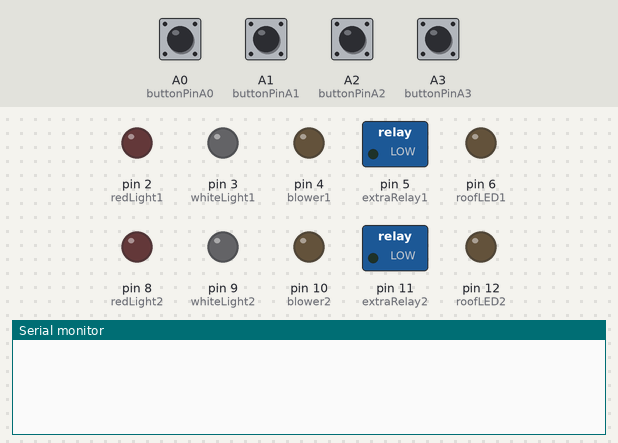
The sketch below on a simulated Arduino Leonardo, built with avr-gcc and run on an emulated ATmega32U4. Parts: switched loads named in the sketch (green lamp = pin HIGH), output pins drawn as LEDs (lit = HIGH), the last lines printed to the serial monitor. Inputs (shaded band) come from the test bench; at power-on: A0 (buttonPinA0), A1 (buttonPinA1), A2 (buttonPinA2), A3 (buttonPinA3) HIGH.

Above: at 1.2 s.
1.3 s: A0 (buttonPinA0) pulled LOW for 0.15 s
At 1.48 s:
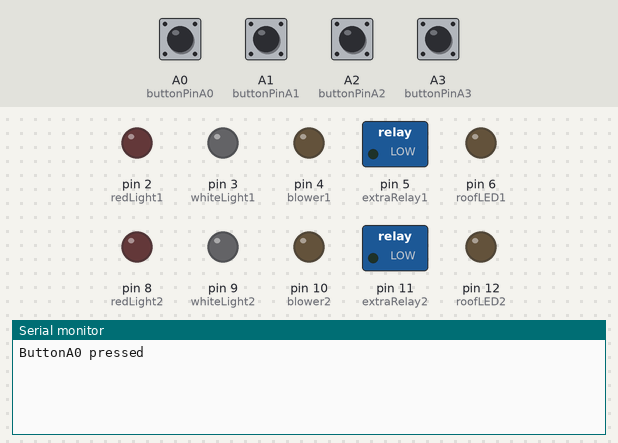
At 2.6 s:
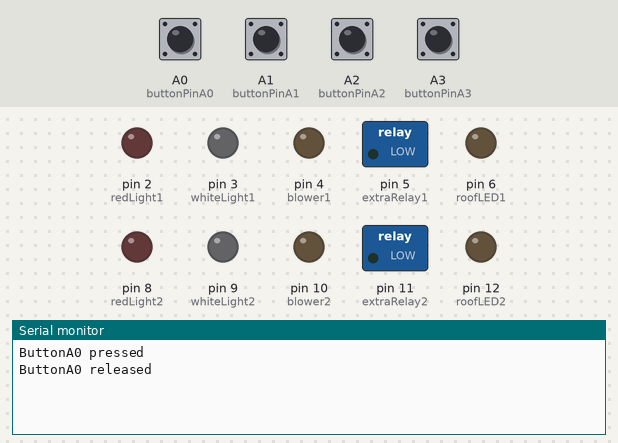

Measured:
- after the input at 1.3 s, the serial monitor: prints a new line after 0.05 s (image 1)

The sketch:

ArenaControlDougStylewithbuttons.ino
```cpp
#include <Keyboard.h>  // You can remove this if you don't use keyboard functions anymore

// === DEFINE YOUR RELAY OUTPUT PINS ===
// Arena 1 pin definitions
const int redLight1     = 2;
const int whiteLight1   = 3;
const int blower1       = 4;
const int extraRelay1   = 5; // Not Connected
const int roofLED1      = 6;
const int cameraPower1  = 7; // Not Connected

// Arena 2 pin definitions
const int redLight2     = 8;
const int whiteLight2   = 9;
const int blower2       = 10;
const int extraRelay2   = 11; // Not Connected
const int roofLED2      = 12;
const int cameraPower2  = 13; // Not Connected

// === BUTTON PINS ===
const int buttonPinA2 = A2;
const int buttonPinA3 = A3;
const int buttonPinA0 = A0;
const int buttonPinA1 = A1;

// Debounce timing
const unsigned long debounceDelay = 50; // milliseconds

// Variables to store previous button states and debounce info
bool prevStateA2 = HIGH;
bool prevStateA3 = HIGH;
bool prevStateA0 = HIGH;
bool prevStateA1 = HIGH;

bool lastButtonStateA2 = HIGH;
bool lastButtonStateA3 = HIGH;
bool lastButtonStateA0 = HIGH;
bool lastButtonStateA1 = HIGH;

unsigned long lastDebounceTimeA2 = 0;
unsigned long lastDebounceTimeA3 = 0;
unsigned long lastDebounceTimeA0 = 0;
unsigned long lastDebounceTimeA1 = 0;

void setup() {
  Serial.begin(9600);

  // Set relay pins as outputs
  pinMode(redLight1, OUTPUT);
  pinMode(redLight2, OUTPUT);
  pinMode(whiteLight1, OUTPUT);
  pinMode(whiteLight2, OUTPUT);
  pinMode(blower1, OUTPUT);
  pinMode(blower2, OUTPUT);
  pinMode(extraRelay1, OUTPUT);
  pinMode(extraRelay2, OUTPUT);
  pinMode(roofLED1, OUTPUT);
  pinMode(roofLED2, OUTPUT);
  pinMode(cameraPower1, OUTPUT);
  pinMode(cameraPower2, OUTPUT);

  // Set button pins as input with pull-up
  pinMode(buttonPinA2, INPUT_PULLUP);
  pinMode(buttonPinA3, INPUT_PULLUP);
  pinMode(buttonPinA0, INPUT_PULLUP);
  pinMode(buttonPinA1, INPUT_PULLUP);

  // If you still want Keyboard features remove this line or comment it out
  // Keyboard.begin();
}

void loop() {
  // === SERIAL COMMAND HANDLING ===
  if (Serial.available()) {
    String input = Serial.readStringUntil('\n');
    input.trim();

    if (input.length() < 2) return;

    char arena = input.charAt(0);
    char cmd   = input.charAt(1);

    bool isArena1 = (arena == '1');
    bool isArena2 = (arena == '2');

    int pin = -1;

    switch (cmd) {
      case 'R': pin = isArena1 ? redLight1     : redLight2;     digitalWrite(pin, LOW); break;
      case 'r': pin = isArena1 ? redLight1     : redLight2;     digitalWrite(pin, HIGH); break;
      case 'W': pin = isArena1 ? whiteLight1   : whiteLight2;   digitalWrite(pin, LOW); break;
      case 'w': pin = isArena1 ? whiteLight1   : whiteLight2;   digitalWrite(pin, HIGH); break;
      case 'B': pin = isArena1 ? blower1       : blower2;       digitalWrite(pin, LOW); break;
      case 'b': pin = isArena1 ? blower1       : blower2;       digitalWrite(pin, HIGH); break;
      case 'E': pin = isArena1 ? extraRelay1   : extraRelay2;   digitalWrite(pin, LOW); break;
      case 'e': pin = isArena1 ? extraRelay1   : extraRelay2;   digitalWrite(pin, HIGH); break;
      case 'L': pin = isArena1 ? roofLED1      : roofLED2;      digitalWrite(pin, LOW); break;
      case 'l': pin = isArena1 ? roofLED1      : roofLED2;      digitalWrite(pin, HIGH); break;
      case 'C': pin = isArena1 ? cameraPower1  : cameraPower2;  digitalWrite(pin, LOW); break;
      case 'c': pin = isArena1 ? cameraPower1  : cameraPower2;  digitalWrite(pin, HIGH); break;
    }

    Serial.print("command successful: ");
    Serial.println(input);
  }

  // === BUTTON CHECKING with debounce ===
  checkButtonDebounced(buttonPinA2, prevStateA2, lastDebounceTimeA2, lastButtonStateA2, "ButtonA2");
  checkButtonDebounced(buttonPinA3, prevStateA3, lastDebounceTimeA3, lastButtonStateA3, "ButtonA3");
  checkButtonDebounced(buttonPinA0, prevStateA0, lastDebounceTimeA0, lastButtonStateA0, "ButtonA0");
  checkButtonDebounced(buttonPinA1, prevStateA1, lastDebounceTimeA1, lastButtonStateA1, "ButtonA1");
}

void checkButtonDebounced(int pin, bool &prevState, unsigned long &lastDebounceTime, bool &lastButtonState, const char* name) {
  bool reading = digitalRead(pin);

  if (reading != lastButtonState) {
    lastDebounceTime = millis();
  }

  if ((millis() - lastDebounceTime) > debounceDelay) {
    if (reading != prevState) {
      prevState = reading;

      if (reading == LOW) {
        Serial.print(name);
        Serial.println(" pressed");
      } else {
        Serial.print(name);
        Serial.println(" released");
      }
    }
  }

  lastButtonState = reading;
}
```
